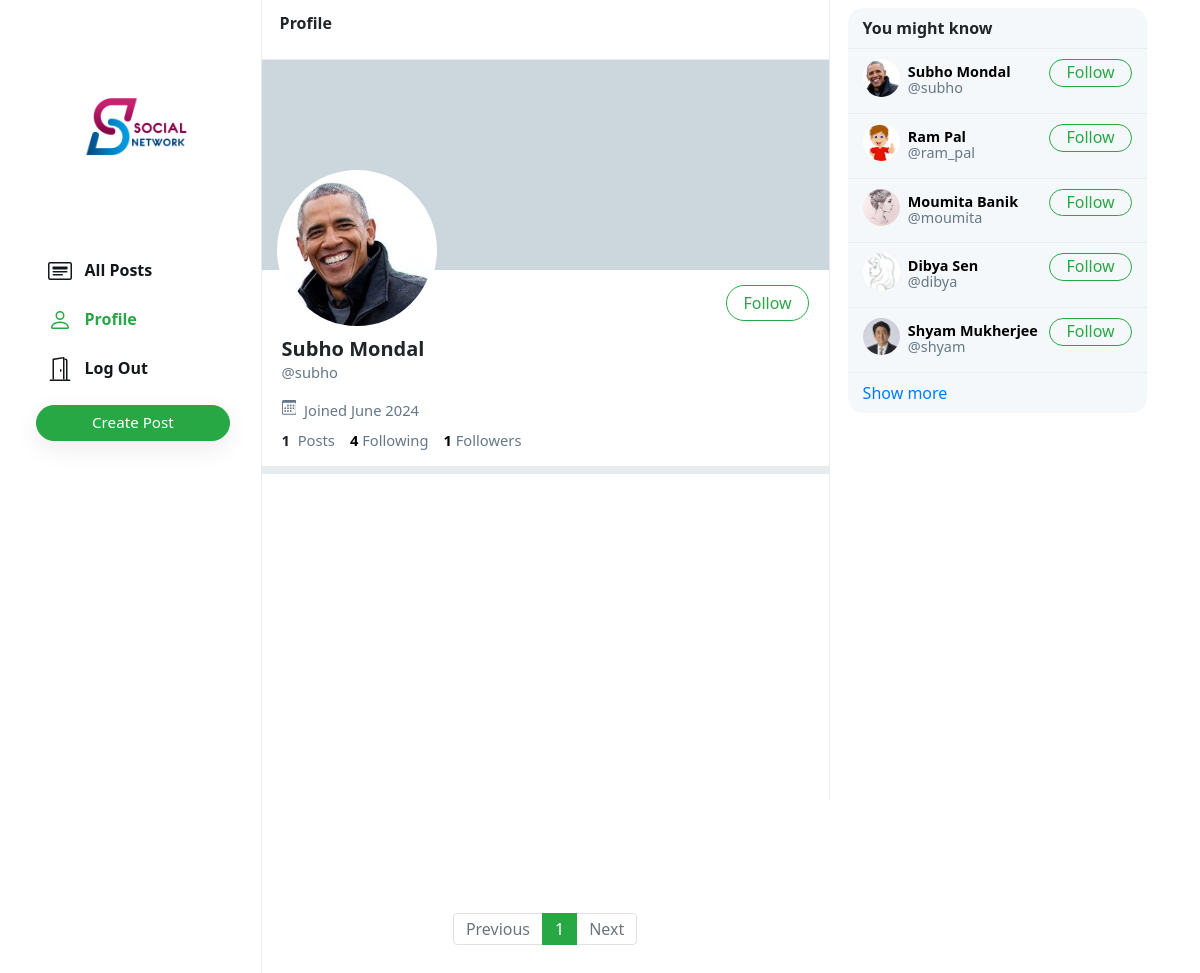
The app's page /network/profile/subho/ (signed in) with its own data.
### network/models.py (models this page shows, shortened)
class User(AbstractUser):
    profile_pic = models.ImageField(upload_to='profile_pic/')
    bio = models.TextField(max_length=160, blank=True, null=True)
    cover = models.ImageField(upload_to='covers/', blank=True)

### network/views.py (the view)
# urls.py: path("profile/<str:username>/", views.profile, name='profile'),
@login_required
def profile(request, username):
    user = get_object_or_404(User, username=username)
    all_posts = Post.objects.filter(creater=user).order_by('-date_created')
    paginator = Paginator(all_posts, 10)
    page_number = request.GET.get('page', 1)
    posts = paginator.get_page(page_number)
    followings = []
    suggestions = []
    follower = False
    if request.user.is_authenticated:
        followings = Follower.objects.filter(followers=request.user).values_list('user', flat=True)
        suggestions = User.objects.exclude(pk__in=followings).exclude(username=request.user.username).order_by("?")[:6]
        try:
            if Follower.objects.filter(user=user, followers=request.user).exists():
                follower = True
        except Follower.DoesNotExist:
            follower = False
    follower_count = Follower.objects.filter(user=user).count()
    following_count = Follower.objects.filter(followers=user).count()
    return render(request, 'network/profile.html', {
        "username": user,
        "posts": posts,
        "posts_count": all_posts.count(),
        "suggestions": suggestions,
        "page": "profile",
        "is_follower": follower,
        "follower_count": follower_count,
        "following_count": following_count
    })

### network/templates/network/profile.html (shortened to what this page needs)
{% extends 'network/index.html' %}
{% load static %}
{% block profile %}
    <div class="profile-view" data-user="{{username.username}}">
        <div class="cover-image" style="background-image: url(/media/{{username.cover}})"></div>
        <div class="profile-image" style="background-image: url(/media/{{username.profile_pic}})"></div>
        <div class="profile-details">
            <div>
                {% if user.username == username.username %}
                    <button class="btn btn-outline-success float-right" id="edit-profile-btn">Edit Profile</button>
                {% elif is_follower %}
                    <button class="btn btn-success float-right" onclick="unfollow_user(this,'{{username.username}}','edit_page')" id="following-btn">Following</button>
                {% else %}
                    <button class="btn btn-outline-success float-right" onclick="follow_user(this,'{{username.username}}','edit_page')" id="follow-btn">Follow</button>
                {% endif %}
            </div>
            <div class="details-data">
                <h5>{{username.first_name}} {{username.last_name}}</h5>
                <div class="grey">@{{username.username}}</div>
                <div class="grey" style="padding: 8px 0px;">
                    &nbsp;Joined {{username.date_joined | date:"F Y"}}
                </div>
                <div>
                    <strong>
                        {{posts_count}}
                    </strong>
                    &nbsp;<span class="grey">Posts</span>
                    <a href="#">
                        <strong id="following__count">{{following_count | default:0}}</strong>&nbsp;<span class="grey">Following</span>
                    </a>
                    <a href="#">
                        <strong id="follower__count">{{follower_count | default:0}}</strong>&nbsp;<span class="grey">Followers</span>
                    </a>
                </div>
            </div>
        </div>
    </div>
    <div class="space"></div>
{% endblock %}

### network/templates/network/layout.html (shortened to what this page needs)
{% load static %}
<!DOCTYPE html>
<html lang="en">
    <head>
        <link rel="stylesheet" href="https://stackpath.bootstrapcdn.com/bootstrap/4.4.1/css/bootstrap.min.css">
        <link href="{% static 'network/styles.css' %}" rel="stylesheet">
    </head>
    <body>
        <div class="body" data-page="{{page}}">
            <div class="sidenav">
                <a href="{% url 'index' %}" class="navbar-brand">
                    <img src="{% static 'network/Images/logo_icon.png' %}" height="200em">
                </a>
                <div style="height: 100%;">
                    <div>
                        <div>
                            <ul>
                                <li class="nav-item" id="all_posts">
                                <a href="{% url 'index' %}" class="nav-link">
                                    <div>
                                        &nbsp;&nbsp;All Posts
                                    </div>
                                </a>
                                </li>
                                {% if user.is_authenticated %}
                                    <li class="nav-item" id="profile">
                                        <a href="{% url 'profile' user.username %}" class="nav-link">
                                            <div>
                                                &nbsp;&nbsp;Profile
                                            </div>
                                        </a>
                                    </li>
                                    <li class="nav-item" id="logout">
                                        <a href="{% url 'logout' %}" class="nav-link">
                                            <div>
                                                &nbsp;&nbsp;Log Out
                                            </div>
                                        </a>
                                    </li>
                                {% endif %}
                            </ul>
                        </div>
                        {% if user.is_authenticated %}
                            <button id="popup-btn" class="btn btn-success new-post-btn" onclick="createpost()">Create Post</button>
                        {% endif %}
                    </div>
                </div>
            </div>
            {% block body %}
            {% endblock %}
            <div class="right-div">
                <div class='right-div-content'>
                    <div class="space" style="background-color: white;"></div>
                    {% if user.is_authenticated %}
                        <div class="suggestion-box">
                            <div class="suggestion-header">
                                You might know
                            </div>
                            {% for suggestion in suggestions %}
                                <div class="suggestion-user">
                                    <div>
                                        <a href="{% url 'profile' suggestion.username %}">
                                            <div class="small-profilepic" style="background-image: url(/media/{{suggestion.profile_pic}})"></div>
                                        </a>
                                    </div>
                                    <div class="user-details">
                                        <a href="{% url 'profile' suggestion.username %}">
                                            <div id="user-name">
                                                <strong>
                                                    {{suggestion.first_name}} {{suggestion.last_name}}
                                                </strong>
                                            </div>
                                            <div class="grey">@{{suggestion.username}}</div>
                                        </a>
                                    </div>
                                    <div>
                                        <button class="btn btn-outline-success" type="button" onclick="follow_user(this,'{{suggestion.username}}','suggestion')">Follow</button>
                                    </div>
                                </div>
                            {% empty %}
                                    <div style="text-align: center; border-bottom: .5px solid #e6ecf0; padding: 10px 15px;">
                                        <span class="grey" style="font-size: .9em;">No suggestions available.</span>
                                    </div>
                            {% endfor %}
                            <div class="suggestion-footer">
                                <a href="#">Show more</a>
                            </div>
                        </div>
                    {% endif %}
                </div>
            </div>
        </div>
    </body>
</html>

### network/static/network/styles.css (style rules this page uses)
.body { display: flex; min-height: 100%; font-family: system-ui, sans-serif; }
.btn { border-radius: 20px; padding: 0.32rem 1rem 0.375rem 1rem; }
.btn, .btn:focus, .btn:active { box-shadow: none !important; -webkit-box-shadow: none !important; }
.grey { color: #657786; }
svg { vertical-align: text-top; }
.sidenav { height: 100%; width: 21.8%; position: fixed; top: 0; left: 0; padding: 15px; list-style: none; border-right: .5px solid #e6ecf0; z-index: 100; padding-left: 3%; background-color: white; }
.sidenav ul { list-style: none; padding-left: 0px; margin-top: 3vh; }
.sidenav li { margin-top: 7px; }
.sidenav .nav-link { color: #14171a; line-height: .7em; font-weight: 700; padding: 0px; }
.sidenav .nav-link > div { padding: 10px 20px 8px 12px; border-radius: 25px; line-height: 0.9em; width: max-content; }
.new-post-btn { padding-left: 55px !important; padding-right: 55px !important; font-size: .95em; font-weight: 530; box-shadow: rgba(0, 0, 0, 0.08) 0px 8px 24px !important; }
.active a { color: #28a745 !important; }
.small-profilepic { width: 3.1vw; height: 3.1vw; border-radius: 9999px; overflow: hidden; margin-right: 8px; background-size: cover; background-repeat: no-repeat; background-position: center; box-sizing: content-box; }
.space { height: 8px; background-color: #e6ecf0; }
.cover-image { height: 210px; background-size: cover; background-position: center; background-repeat: no-repeat; background-color: #ccd6dd; }
.profile-image { width: 160px; height: 160px; position: absolute; left: 15px; top: 110px; border-radius: 99999px; border: 4px solid white; background-size: cover; background-repeat: no-repeat; background-position: center; background-color: white; }
.profile-details { padding: 15px 20px; }
.profile-details button { padding-bottom: 0.3rem; }
.profile-details > .details-data { margin-top: 52px; font-size: .92em; }
.profile-details h5 { font-weight: 800; margin-bottom: 0px; }
.profile-details a { color: black; text-decoration: none; }
.right-div { width: 28%; height: 100vh; position: fixed; right: 2.95%; border-left: .5px solid #e6ecf0; background-color: white; }
.right-div-content { height: 92.5vh; overflow: auto; padding-left: 1.5vw; padding-right: 1.5vw; }
.suggestion-box, .guest-box { border-radius: 15px; overflow: hidden; background-color: #f5f8fa; }
.suggestion-header { padding: 13px 15px; line-height: .9em; font-weight: 800; border-bottom: .5px solid #e6ecf0; }
.suggestion-user { display: flex; padding: 10px 15px; font-size: .9em; border-bottom: .5px solid #e6ecf0; }
.suggestion-user a { color: black; text-decoration: none; }
.user-details { flex: 1; line-height: 1.1em; padding: 5px 0px 7px 0px; }
.suggestion-user .btn { padding: 0em 1em .09em 1em; }
.suggestion-footer { padding: 13px 15px; line-height: .9em; }
.suggestion-footer a { text-decoration: none; }

### records on screen
User: profile_pic (picture), first_name "Subho", last_name "Mondal", username "subho", date_joined "June 2024"
User: profile_pic (picture), first_name "Ram", last_name "Pal", username "ram_pal"
User: profile_pic (picture), first_name "Moumita", last_name "Banik", username "moumita"
User: profile_pic (picture), first_name "Dibya", last_name "Sen", username "dibya"
User: profile_pic (picture), first_name "Shyam", last_name "Mukherjee", username "shyam"

### other values on screen
{{ posts_count }} "1"
{{ following_count | default:0 }} "4"
{{ follower_count | default:0 }} "1"
{{ each }} "1"
